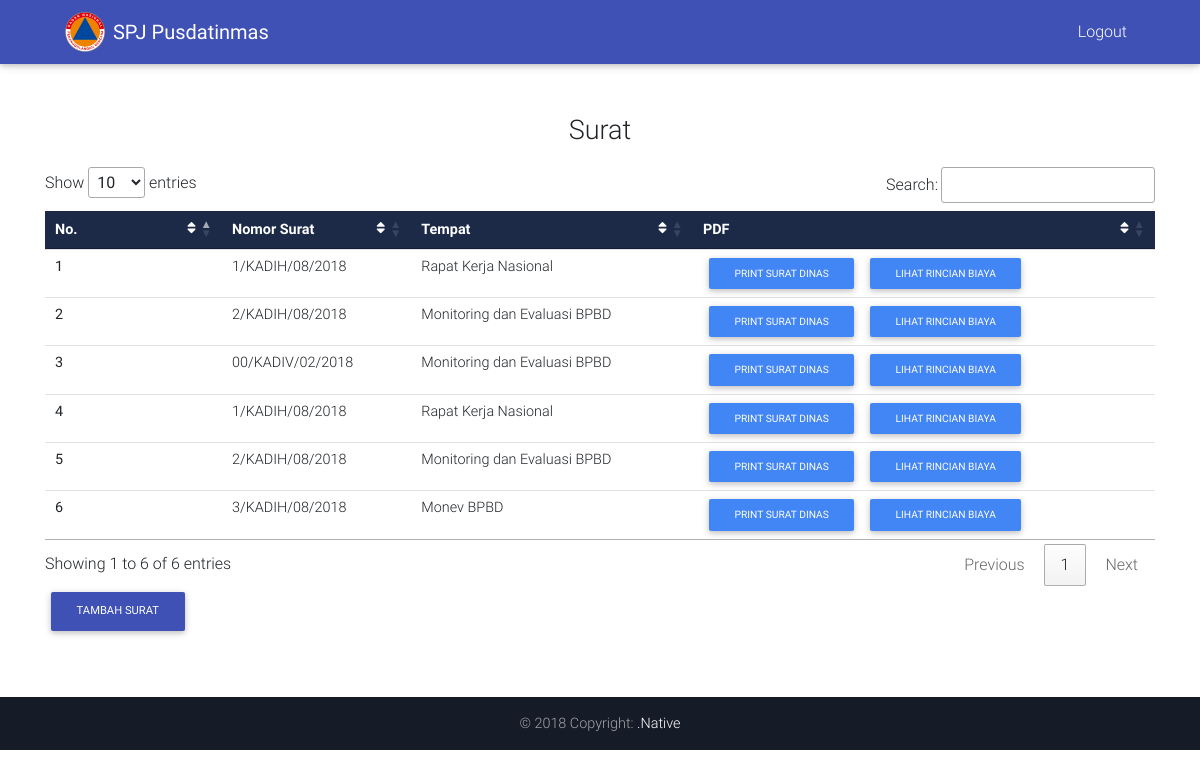
/index.php/home/lihat_surat, run on an earlier commit of the app's database.
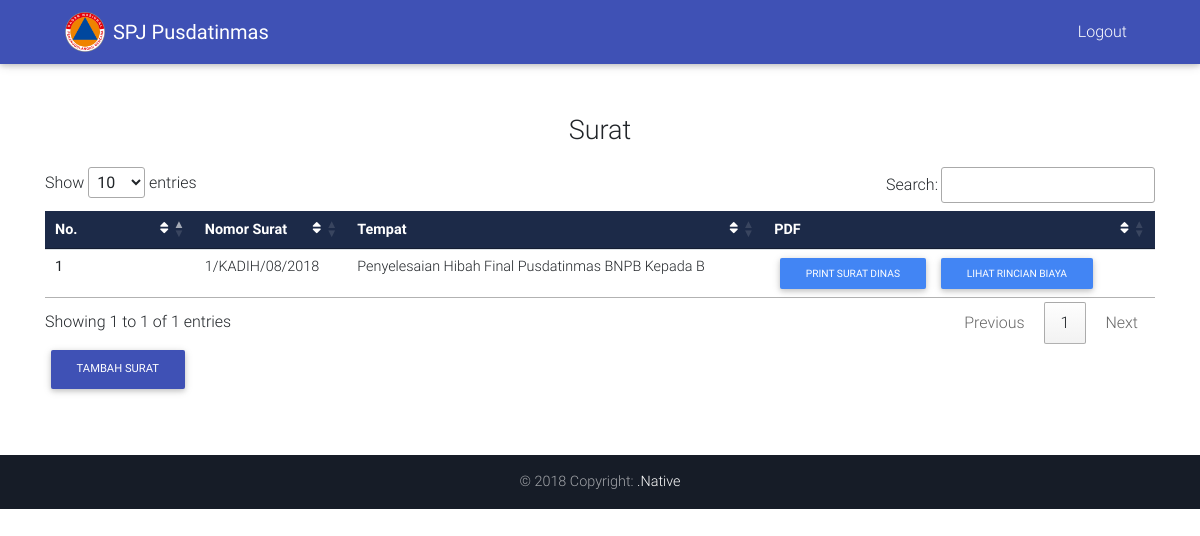
And on a later commit of the database.
### tables this page shows
CREATE TABLE `surat_dinas` (
  `id` int(11) NOT NULL,
  `nomor` varchar(30) NOT NULL DEFAULT '00/KADIH/02/2018',
  `kegiatan` varchar(50) NOT NULL,
  `jenis` tinyint(1) NOT NULL,
  `opsi` tinyint(1) NOT NULL
);

### application/controllers/Home.php (called while the page is built, shortened)
<?php
class Home extends CI_Controller {
	function __Construct()
    {
        $this->load->model("home_model");
        $this->load->library("pagination");
    }
	public function lihat_surat() {
		$data['surat'] = $this->home_model->get_surat();
		$this->load->view('layouts/nav');
		$this->load->view('layouts/header');
		$this->load->view('lihat_surat', $data);
		$this->load->view('layouts/footer');
	}
}

### index.php (called while the page is built, shortened)
<?php
require_once BASEPATH.'core/CodeIgniter.php';

### application/models/Home_model.php (called while the page is built, shortened)
<?php
class Home_model extends CI_Model {
	function get_surat() {
		$this->db->from('surat_dinas');
		$query = $this->db->get();
		return $query->result();
	}
}
?>

### application/views/lihat_surat.php (the view, shortened to what this page needs)
<body>
          <div class="container margin">
                <p style="font-size: 27px; text-align: center; padding-top: 50px;">Surat</p>
                      <table id="lihat_surat" class="table table-hover" cellspacing="0">
                          <thead class="mdb-color darken-3 white-text">
                            <tr>
                              <th class="th-sm" scope="col">No.
                                <i class="fa fa-sort float-right" aria-hidden="true"></i>
                              </th>
                              <th class="th-sm" scope="col">Nomor Surat
                                <i class="fa fa-sort float-right" aria-hidden="true"></i>
                              </th>
                              <th class="th-sm" scope="col">Tempat
                                <i class="fa fa-sort float-right" aria-hidden="true"></i>
                              </th>
                              <th class="th-sm" scope="col">PDF
                                <i class="fa fa-sort float-right" aria-hidden="true"></i>
                              </th>
                            </tr>
                          </thead>
                          <tbody>
						  <?php
						  $i = 1;
						  foreach ($surat as $row) {
						  	echo "
						  	<tr>
                              <th scope=\"row\">$i</th>
                              <td>$row->nomor</td>
                              <td>$row->kegiatan</td>
                              <td>
                              <span><a href='".base_url('C_PDF/print/'.$row->id)."' target='_blank'>
                              <button type=\"button\" class=\"btn btn-primary btn-rounded btn-sm my-0\">PRINT SURAT DINAS
                              </button></a></span>
                              <a href='".base_url('C_PDF/print_biaya/'.$row->id)."'>
                              <button type=\"button\" class=\"btn btn-primary btn-rounded btn-sm my-0\">LIHAT RINCIAN BIAYA
                              </button></a>
                              </td>
                            </tr>
						  	";
						  	$i++;
						  }
						  ?>
						  </tbody>
						</table>
                    <div align="left">
                          <a href="<?php  echo base_url('surat/buat_surat_dinas')?>"><button type="button" class="btn btn-indigo btn-md">Tambah Surat</button></a>
                    </div>
              </div>
</body>
</html>

### application/views/layouts/nav.php (shortened to what this page needs)
<nav class="navbar navbar-expand-lg navbar-dark indigo scrolling-navbar fixed-top">
    <div class="container">
    <img style="margin-left: 20px;" src="<?php echo base_url('assets/img/logo.png')?>" width="40" height="40">
    <a style="margin-left: 8px;" class="navbar-brand" href="<?php echo base_url('home/beranda')?>"><Strong>SPJ Pusdatinmas</Strong></a>
    <div class="collapse navbar-collapse" id="navbarTogglerDemo02">
        <span style="margin-right: 20px;">
            <ul class="navbar-nav navbar-right mr-auto mt-lg-0">
        <li class="nav-item">
                <a class="nav-link" href="<?php echo  base_url()?>">Logout</a>
            </li>
        </ul>
        </span>
    </div>
</div>
</nav>

### application/views/layouts/header.php (shortened to what this page needs)
<!DOCTYPE html>
<html lang="en">
<head>
	<link rel="stylesheet" href="https://maxcdn.bootstrapcdn.com/font-awesome/4.6.0/css/font-awesome.min.css">
	<link href="<?php echo base_url('assets/css/bootstrap.css')?>" rel="stylesheet">
	<link href="<?php echo base_url('assets/css/mdb.css')?>" rel="stylesheet">
	<link href="<?php echo base_url('assets/css/multiselect/multi-select.css')?>" rel="stylesheet">
	<link href="<?php echo base_url('assets/css/multiselect/multi-select.dev.css')?>" rel="stylesheet">
	<link href="<?php echo base_url('assets/css/multiselect/multi-select.dist.css')?>" rel="stylesheet">
	<link href="<?php echo base_url('assets/css/style.css')?>"  type="text/css" rel="stylesheet">
	<link rel="stylesheet" href="https://unpkg.com/leaflet@1.3.3/dist/leaflet.css"
/>
	<link rel="stylesheet" href="<?php echo base_url() ?>/assets/css/sweetalert2.css">
	<link rel="stylesheet" href="https://use.fontawesome.com/releases/v5.2.0/css/all.css"
>
	<link rel="stylesheet" type="text/css" href="https://cdn.datatables.net/1.10.19/css/jquery.dataTables.css">
</head>

### application/views/layouts/footer.php
<footer class="page-footer font-small unique-color-dark">
  <div class="footer-copyright py-3" align="center">© 2018 Copyright: <a href="https://instagram.com/kelikisc">.Native
  </div>
</footer>

### assets/css/style.css (style rules this page uses)
html, body, header, .view { height: 100%; }

### application/views/layouts/header.php (style rules this page uses)
.margin { margin-bottom: 5%; margin-top: 5%; }

What changed in the data, as far as the page shows it:
removed surat_dinas: nomor "1/KADIH/08/2018", kegiatan "Rapat Kerja Nasional"
removed surat_dinas: nomor "2/KADIH/08/2018", kegiatan "Monitoring dan Evaluasi BPBD"
removed surat_dinas: nomor "00/KADIV/02/2018", kegiatan "Monitoring dan Evaluasi BPBD"
removed surat_dinas: nomor "1/KADIH/08/2018", kegiatan "Rapat Kerja Nasional"
removed surat_dinas: nomor "2/KADIH/08/2018", kegiatan "Monitoring dan Evaluasi BPBD"
removed surat_dinas: nomor "3/KADIH/08/2018", kegiatan "Monev BPBD"
added surat_dinas: nomor "1/KADIH/08/2018", kegiatan "Penyelesaian Hibah Final Pusdatinmas BNPB Kepada B"
Also different on the page:
text written by a page script: "Show entries Search: Showing 1 to 6 of 6 entries Previous 1 Next" → "Show entries Search: Showing 1 to 1 of 1 entries Previous 1 Next"
